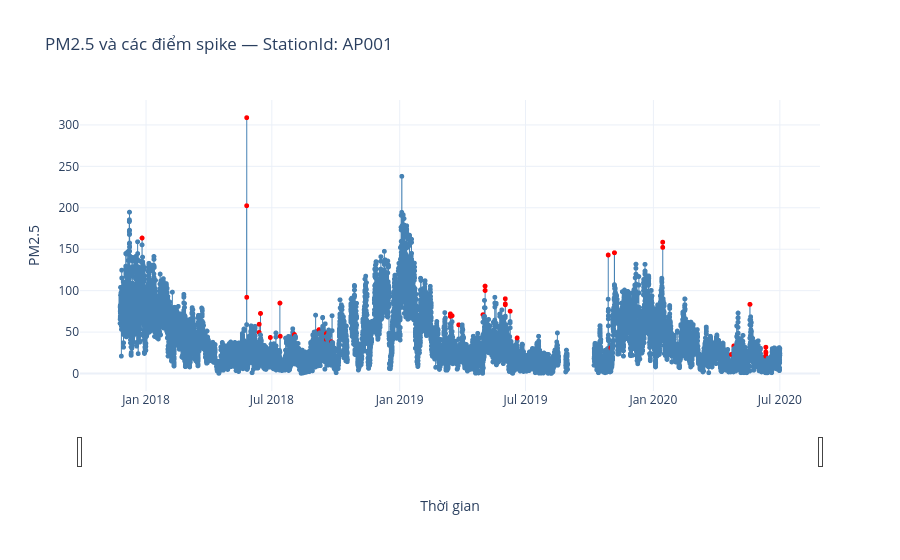

The notebook cell saved with this chart:
### Code cell
import numpy as np
import plotly.graph_objects as go

# Chọn trạm cần vẽ
station_id = df["StationId"].dropna().unique()[0]  # Đổi thành StationId bạn muốn

plot_df = df.loc[df["StationId"] == station_id].sort_values("Datetime")
spike = mask3.loc[plot_df.index, "PM2.5"].fillna(False).to_numpy()

fig = go.Figure(go.Scattergl(
    x=plot_df["Datetime"],
    y=plot_df["PM2.5"],
    mode="lines+markers",
    line=dict(color="steelblue", width=1),
    marker=dict(
        color=np.where(spike, "red", "steelblue"),
        size=5
    ),
    customdata=np.where(spike, "Spike", "Bình thường"),
    hovertemplate=(
        "Thời gian: %{x}<br>"
        "PM2.5: %{y}<br>"
        "Trạng thái: %{customdata}<extra></extra>"
    )
))

fig.update_layout(
    title=f"PM2.5 và các điểm spike — StationId: {station_id}",
    xaxis_title="Thời gian",
    yaxis_title="PM2.5",
    template="plotly_white",
    hovermode="closest",
    dragmode="zoom"
)

fig.update_xaxes(rangeslider_visible=True)
fig.show()

### Figure 1 — Plotly figure (JSON) as saved in the notebook; plotly's stock layout.template omitted (floating-point values rounded to 4 significant figures; data arrays with more than 128 entries replaced by an {"elided": "..."} marker saying what was removed)
{"data": [{"customdata": {"elided": "22784 str values"}, "hovertemplate": "Thời gian: %{x}<br>PM2.5: %{y}<br>Trạng thái: %{customdata}<extra></extra>", "line": {"color": "steelblue", "width": 1}, "marker": {"color": {"elided": "22784 str values"}, "size": 5}, "mode": "lines+markers", "type": "scattergl", "x": {"elided": "22784 str values"}, "y": {"elided": "22784 float values"}}], "layout": {"dragmode": "zoom", "hovermode": "closest", "title": {"text": "PM2.5 và các điểm spike — StationId: AP001"}, "xaxis": {"rangeslider": {"visible": true}, "title": {"text": "Thời gian"}}, "yaxis": {"title": {"text": "PM2.5"}}}}
